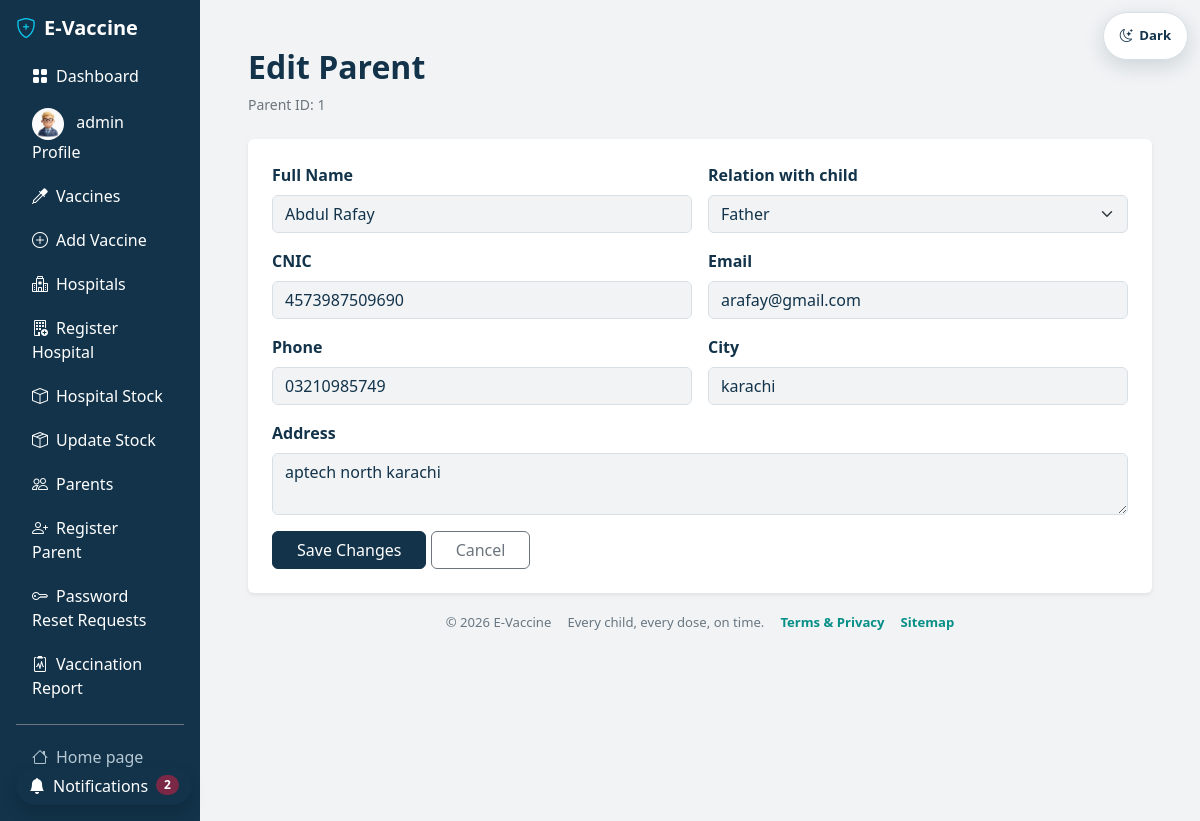
/admin/editParents.php?id=1 (signed in), run on the app's committed database.
### tables this page shows
CREATE TABLE `parents` (
  `id` int(11) NOT NULL,
  `name` varchar(100) NOT NULL,
  `Relation_with_child` varchar(50) NOT NULL,
  `Phone_no` varchar(15) NOT NULL,
  `email` varchar(100) NOT NULL,
  `CNIC` varchar(13) NOT NULL,
  `Hashed_password` varchar(255) NOT NULL,
  `City` varchar(50) NOT NULL,
  `address` text NOT NULL,
  `created_at` timestamp NOT NULL DEFAULT current_timestamp(),
  `profile_image` varchar(255) DEFAULT NULL
);

### config.php (called while the page is built, shortened)
<?php
function e($value) {
    return htmlspecialchars((string)$value, ENT_QUOTES, 'UTF-8');
}
?>

### admin/editParents.php (the view, shortened to what this page needs)
<?php
include 'auth.php';
if ($_SERVER['REQUEST_METHOD'] == 'POST' && isset($_POST['btn'])) {
    $id       = (int)$_POST['id'];
    $name     = esc($_POST['newname']);
    $relation = esc($_POST['relation']);
    $mail     = esc($_POST['mail']);
    $cnic     = esc($_POST['cnic']);
    $contact  = esc($_POST['cont']);
    $city     = esc($_POST['city']);
    $address  = esc($_POST['address']);
    if ($name == '' || $mail == '') {
        $alert = ['danger', 'Name aur email zaroori hain.'];
    } elseif (!is_numeric($cnic) || strlen($cnic) != 13) {
        $alert = ['danger', 'CNIC 13 digits ka hona chahiye.'];
    } else {
        mysqli_query($connect, "UPDATE parents
                                SET name = '$name', Relation_with_child = '$relation', Phone_no = '$contact',
                                    email = '$mail', CNIC = '$cnic', City = '$city', address = '$address'
                                WHERE id = $id");
        header('Location: parentsUpdate.php?msg=updated');
        exit;
    }
    $parent = [
        'id' => $id, 'name' => $_POST['newname'], 'Relation_with_child' => $_POST['relation'],
        'email' => $_POST['mail'], 'CNIC' => $_POST['cnic'], 'Phone_no' => $_POST['cont'],
        'City' => $_POST['city'], 'address' => $_POST['address'],
    ];
} else {
    $id = 0;
    if (isset($_GET['id'])) {
        $id = (int)$_GET['id'];
    }
    $run = mysqli_query($connect, "SELECT * FROM parents WHERE id = $id");
    $parent = mysqli_fetch_assoc($run);
}
$relation = strtolower($parent['Relation_with_child']);
$active = 'parents';
include 'layout_top.php';
?>
<div class="mb-4">
    <h2 class="fw-bold">Edit Parent</h2>
    <p class="text-secondary small mb-0">Parent ID: <?= (int)$parent['id'] ?></p>
</div>
<div class="card border-0 shadow-sm">
    <div class="card-body p-4">
        <form method="POST">
            <div class="row g-3">
                <div class="col-md-6">
                    <label class="form-label fw-semibold">Full Name</label>
                    <input type="text" name="newname" class="form-control" value="<?= e($parent['name']) ?>" required>
                </div>
                <div class="col-md-6">
                    <label class="form-label fw-semibold">Relation with child</label>
                    <select name="relation" class="form-select">
                        <option value="father" <?php if ($relation === 'father') { echo 'selected'; } ?>>Father</option>
                    </select>
                </div>
                <div class="col-md-6">
                    <label class="form-label fw-semibold">CNIC</label>
                    <input type="text" name="cnic" class="form-control" maxlength="13" value="<?= e($parent['CNIC']) ?>" required>
                </div>
                <div class="col-md-6">
                    <label class="form-label fw-semibold">Email</label>
                    <input type="email" name="mail" class="form-control" value="<?= e($parent['email']) ?>" required>
                </div>
                <div class="col-md-6">
                    <label class="form-label fw-semibold">Phone</label>
                    <input type="text" name="cont" class="form-control" value="<?= e($parent['Phone_no']) ?>" required>
                </div>
                <div class="col-md-6">
                    <label class="form-label fw-semibold">City</label>
                    <input type="text" name="city" class="form-control" value="<?= e($parent['City']) ?>" required>
                </div>
                <div class="col-12">
                    <label class="form-label fw-semibold">Address</label>
                    <textarea name="address" class="form-control" rows="2"><?= e($parent['address']) ?></textarea>
                </div>
                <div class="col-12">
                    <button type="submit" name="btn" class="btn btn-primary px-4">Save Changes</button>
                    <a href="parentsUpdate.php" class="btn btn-outline-secondary px-4">Cancel</a>
                </div>
            </div>
        </form>
    </div>
</div>
<?php include 'layout_bottom.php'; ?>

### admin/sidebar.php (shortened to what this page needs)
<?php
require_once __DIR__ . '/../config.php';
$adminProfileImage = '';
$result = mysqli_query($connect, "SELECT profile_image FROM admin_accounts WHERE id = 1 LIMIT 1");
if ($result && $row = mysqli_fetch_assoc($result)) {
    if (!empty($row['profile_image'])) {
        $adminProfileImage = '../' . $row['profile_image'];
    }
}
?>
<aside class="admin-sidebar col-12 col-md-3 col-lg-2 bg-dark text-white p-3 d-flex flex-column">
    <div class="d-flex align-items-center justify-content-between mb-3">
        <h5 class="fw-bold mb-0">
            <i class="bi bi-shield-plus text-info me-2"></i>E-Vaccine
        </h5>
    </div>
    <div class="collapse d-md-flex flex-column flex-grow-1" id="adminSidebarMenu">
        <ul class="nav flex-column gap-1 flex-grow-1">
            <li class="nav-item">
                <a href="admin.php" class="nav-link text-white rounded <?= ($active == 'dashboard') ? 'active bg-primary' : '' ?>">
                    <i class="bi bi-grid-fill me-2"></i>Dashboard
                </a>
            </li>
            <li class="nav-item">
                <a href="profile.php" class="nav-link text-white rounded <?= ($active == 'profile') ? 'active bg-primary' : '' ?>">
                     <?php if (!empty($adminProfileImage)): ?>
                <img src="<?= $adminProfileImage ?>" class="rounded-circle me-2" width="32" height="32">
            <?php else: ?>
                <i class="bi bi-person-fill-gear text-primary me-2 fs-5"></i>
            <?php endif; ?>
           <?= $_SESSION['admin'] ?? 'Admin' ?> Profile
                </a>
            </li>
            <li class="nav-item">
                <a href="vaccines.php" class="nav-link text-white rounded <?= ($active == 'vaccines') ? 'active bg-primary' : '' ?>">
                    <i class="bi bi-eyedropper me-2"></i>Vaccines
                </a>
            </li>
            <li class="nav-item">
                <a href="adminvaccineadd.php" class="nav-link text-white rounded <?= ($active == 'vaccine_add') ? 'active bg-primary' : '' ?>">
                    <i class="bi bi-plus-circle me-2"></i>Add Vaccine
                </a>
            </li>
            <li class="nav-item">
                <a href="hospitalUpdate.php" class="nav-link text-white rounded <?= ($active == 'hospitals') ? 'active bg-primary' : '' ?>">
                    <i class="bi bi-hospital me-2"></i>Hospitals
                </a>
            </li>
            <li class="nav-item">
                <a href="admin-hospital_register.php" class="nav-link text-white rounded <?= ($active == 'hospital_add') ? 'active bg-primary' : '' ?>">
                    <i class="bi bi-building-add me-2"></i>Register Hospital
                </a>
            </li>
            <li class="nav-item">
                <a href="vaccine_stock_view.php" class="nav-link text-white rounded <?= ($active == 'stock_view') ? 'active bg-primary' : '' ?>">
                    <i class="bi bi-box me-2"></i>Hospital Stock
                </a>
            </li>
            <li class="nav-item">
                <a href="admin_vaccine_stock.php" class="nav-link text-white rounded <?= ($active == 'stock_update') ? 'active bg-primary' : '' ?>">
                    <i class="bi bi-box-seam me-2"></i>Update Stock
                </a>
            </li>
            <li class="nav-item">
                <a href="parentsUpdate.php" class="nav-link text-white rounded <?= ($active == 'parents') ? 'active bg-primary' : '' ?>">
                    <i class="bi bi-people me-2"></i>Parents
                </a>
            </li>
            <li class="nav-item">
                <a href="adminParentRegistration.php" class="nav-link text-white rounded <?= ($active == 'parent_add') ? 'active bg-primary' : '' ?>">
                    <i class="bi bi-person-plus me-2"></i>Register Parent
                </a>
            </li>
            <li class="nav-item">
                <a href="password-reset-requests.php" class="nav-link text-white rounded <?= ($active == 'password_resets') ? 'active bg-primary' : '' ?>">
                    <i class="bi bi-key me-2"></i>Password Reset Requests
                </a>
            </li>
            <li class="nav-item">
                <a href="vaccination_report.php" class="nav-link text-white rounded <?= ($active == 'vaccination_report') ? 'active bg-primary' : '' ?>">
                    <i class="bi bi-clipboard2-pulse me-2"></i>Vaccination Report
                </a>
            </li>
        </ul>
        <div class="border-top border-secondary pt-3 mt-3">
            <a href="../index.php" class="nav-link text-secondary px-3 py-1">
                <i class="bi bi-house me-2"></i>Home page
            </a>
            <a href="admin_logout.php" class="nav-link text-danger px-3 py-1">
            </a>
        </div>
    </div>
</aside>

### includes/theme.css (style rules this page uses)
:root { --evax-navy: #12334a; --evax-teal: #078f87; --evax-wine: #7a2846; --evax-light-grey: #f1f3f5; --evax-white: #ffffff; --evax-muted: #687782; --evax-border: #d7dfe4; --bs-primary: var(--evax-navy); --bs-primary-rgb: 18, 51, 74; --bs-success: var(--evax-teal); --bs-success-rgb: 7, 143, 135; --bs-danger: var(--evax-wine); --bs-danger-rgb: 122, 40, 70; --bs-body-bg: var(--evax-light-grey); --bs-body-color: var(--evax-navy); --bs-secondary-color: var(--evax-muted); --bs-border-color: var(--evax-border); --bs-link-color: var(--evax-teal); --bs-link-hover-color: var(--evax-wine); }
* { scrollbar-color: var(--evax-muted) var(--evax-light-grey); }
body { background-color: var(--evax-light-grey) !important; color: var(--bs-body-color) !important; font-family: "Segoe UI", Arial, sans-serif !important; }
html { background-color: var(--evax-light-grey); }
.bg-dark .text-secondary, .bg-dark .nav-link.text-secondary { color: #b6c8d3 !important; }
.bg-light, .bg-body-tertiary { background-color: var(--evax-light-grey) !important; }
.bg-white, .card, .surface-card, form.bg-white, .report-sheet, .portal-card, .overview-box, .dashboard-card { color: var(--bs-body-color); background-color: var(--evax-white) !important; }
.navbar.bg-primary, .navbar-dark.bg-primary, .sidebar, .admin-sidebar, .bg-dark { background-color: #12334a !important; }
.btn-primary { --bs-btn-bg: #12334a; --bs-btn-border-color: #12334a; --bs-btn-hover-bg: #0c2639; --bs-btn-hover-border-color: #0c2639; --bs-btn-active-bg: #0c2639; --bs-btn-active-border-color: #0c2639; --bs-btn-disabled-bg: #12334a; --bs-btn-disabled-border-color: #12334a; }
.text-danger { color: #7a2846 !important; }
.bg-primary { background-color: #12334a !important; }
.card, .surface-card, .report-sheet, .portal-card, .overview-box, .dashboard-card { border-color: var(--evax-border) !important; }

### admin/layout_top.php (style rules this page uses)
@media (min-width: 768px) { .admin-sidebar { min-height: 100vh; } }

### data on the page
parents: id "1", newname "Abdul Rafay", relation "Father", cnic "4573987509690", mail "arafay@gmail.com", cont "03210985749", city "karachi", address "aptech north karachi"

### other printed values
$_SESSION['admin'] "admin"
$unreadCount "2"
